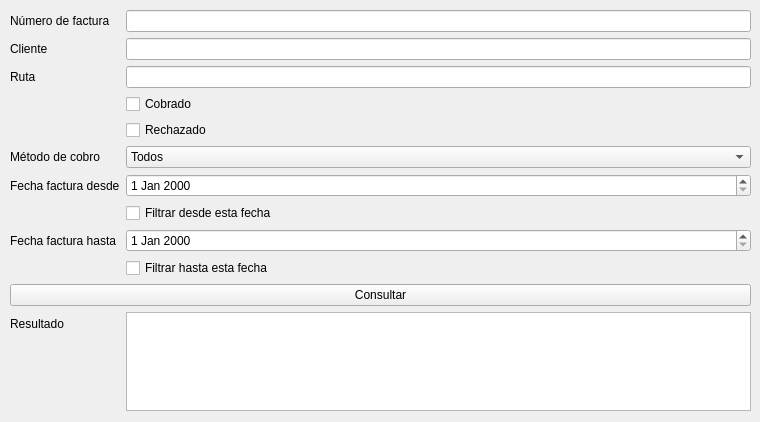
<?xml version="1.0" encoding="UTF-8"?>
<ui version="4.0">
 <class>Form</class>
 <widget class="QWidget" name="Form">
  <property name="geometry">
   <rect>
    <x>0</x>
    <y>0</y>
    <width>760</width>
    <height>422</height>
   </rect>
  </property>
  <property name="windowTitle">
   <string>Form</string>
  </property>
  <widget class="QWidget" name="formLayoutWidget">
   <property name="geometry">
    <rect>
     <x>10</x>
     <y>10</y>
     <width>741</width>
     <height>401</height>
    </rect>
   </property>
   <layout class="QFormLayout" name="formLayout">
    <item row="0" column="0">
     <widget class="QLabel" name="label">
      <property name="text">
       <string>Número de factura</string>
      </property>
     </widget>
    </item>
    <item row="1" column="0">
     <widget class="QLabel" name="label_2">
      <property name="text">
       <string>Cliente</string>
      </property>
     </widget>
    </item>
    <item row="2" column="0">
     <widget class="QLabel" name="label_3">
      <property name="text">
       <string>Ruta</string>
      </property>
     </widget>
    </item>
    <item row="6" column="0">
     <widget class="QLabel" name="label_4">
      <property name="text">
       <string>Método de cobro</string>
      </property>
     </widget>
    </item>
    <item row="8" column="0">
     <widget class="QLabel" name="label_5">
      <property name="text">
       <string>Fecha factura desde</string>
      </property>
     </widget>
    </item>
    <item row="10" column="0">
     <widget class="QLabel" name="label_6">
      <property name="text">
       <string>Fecha factura hasta</string>
      </property>
     </widget>
    </item>
    <item row="14" column="0">
     <widget class="QLabel" name="label_7">
      <property name="text">
       <string>Resultado</string>
      </property>
     </widget>
    </item>
    <item row="0" column="1">
     <widget class="QLineEdit" name="numeroFacturaInput">
      <property name="toolTip">
       <string>Número de factura</string>
      </property>
     </widget>
    </item>
    <item row="1" column="1">
     <widget class="QLineEdit" name="clienteInput">
      <property name="toolTip">
       <string>Cliente</string>
      </property>
     </widget>
    </item>
    <item row="2" column="1">
     <widget class="QLineEdit" name="rutaInput">
      <property name="toolTip">
       <string>Ej: MA2</string>
      </property>
     </widget>
    </item>
    <item row="3" column="0">
     <widget class="QLabel" name="label_8">
      <property name="text">
       <string/>
      </property>
     </widget>
    </item>
    <item row="3" column="1">
     <widget class="QCheckBox" name="filtroCobradaCheck">
      <property name="text">
       <string>Cobrado</string>
      </property>
     </widget>
    </item>
    <item row="6" column="1">
     <widget class="QComboBox" name="metodoCobroCombo">
      <item>
       <property name="text">
        <string>Todos</string>
       </property>
      </item>
      <item>
       <property name="text">
        <string>Tarjeta</string>
       </property>
      </item>
      <item>
       <property name="text">
        <string>Efectivo</string>
       </property>
      </item>
      <item>
       <property name="text">
        <string>Transferencia</string>
       </property>
      </item>
      <item>
       <property name="text">
        <string>Otros</string>
       </property>
      </item>
     </widget>
    </item>
    <item row="4" column="1">
     <widget class="QCheckBox" name="filtroRechazadaCheck">
      <property name="text">
       <string>Rechazado</string>
      </property>
     </widget>
    </item>
    <item row="8" column="1">
     <widget class="QDateEdit" name="fechaDesdeInput"/>
    </item>
    <item row="10" column="1">
     <widget class="QDateEdit" name="fechaHastaInput"/>
    </item>
    <item row="12" column="0" colspan="2">
     <widget class="QPushButton" name="consultarButton">
      <property name="toolTip">
       <string>Comenzar consulta</string>
      </property>
      <property name="text">
       <string>Consultar</string>
      </property>
     </widget>
    </item>
    <item row="14" column="1">
     <widget class="QTableWidget" name="tablaResultados"/>
    </item>
    <item row="9" column="1">
     <widget class="QCheckBox" name="usarFechaDesdeCheck">
      <property name="text">
       <string>Filtrar desde esta fecha</string>
      </property>
     </widget>
    </item>
    <item row="11" column="1">
     <widget class="QCheckBox" name="usarFechaHastaCheck">
      <property name="text">
       <string>Filtrar hasta esta fecha</string>
      </property>
     </widget>
    </item>
   </layout>
  </widget>
 </widget>
 <resources/>
 <connections/>
</ui>
